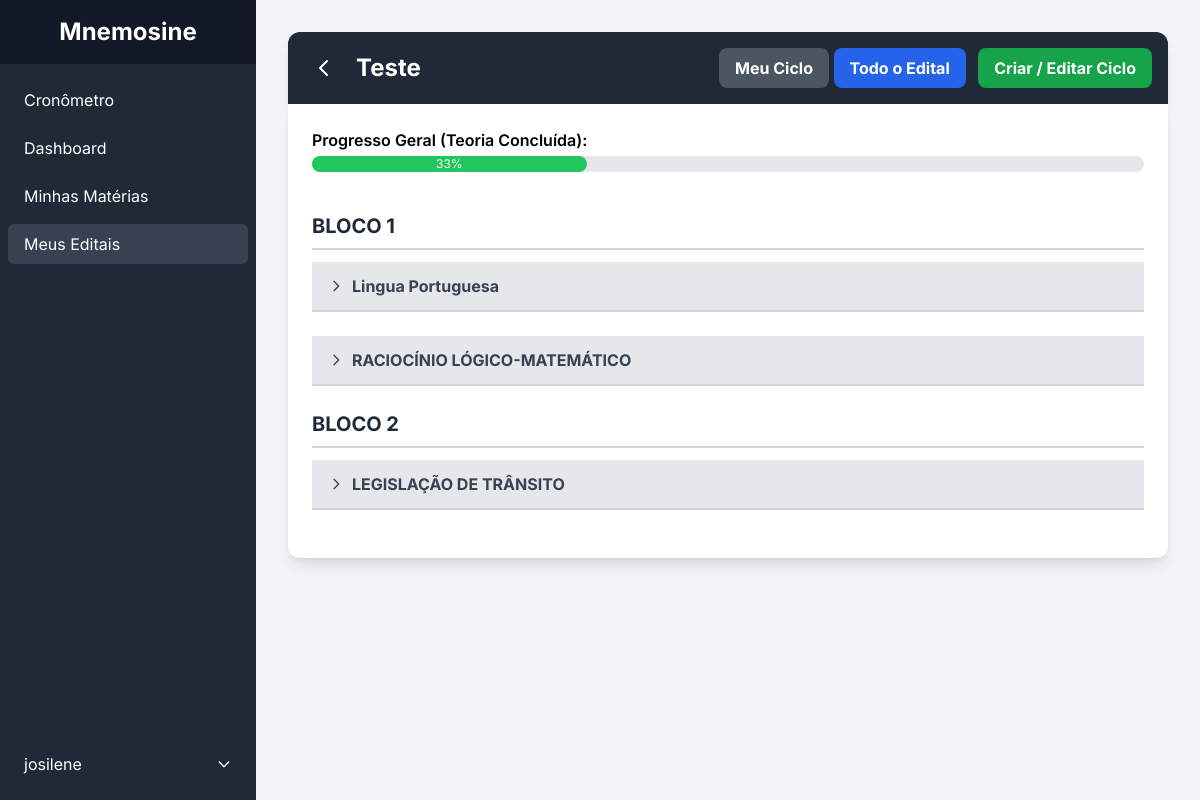
/edital/3/ (signed in), run on the app's committed database.
### edital/models.py (models this page shows, shortened)
class Edital(models.Model):
    usuario = models.ForeignKey(User, on_delete=models.CASCADE, related_name='editais')
    nome = models.CharField(max_length=200)
    conteudo_bruto = models.TextField(help_text="O texto completo colado pelo usuário para referência.")
    criado_em = models.DateTimeField(auto_now_add=True)

class Bloco(models.Model):
    edital = models.ForeignKey(Edital, on_delete=models.CASCADE, related_name='blocos')
    nome = models.CharField(max_length=100)
    ordem = models.PositiveIntegerField(default=0)
    class Meta:
        ordering = ['ordem']

class Materia(models.Model):
    bloco = models.ForeignKey(Bloco, on_delete=models.CASCADE, related_name='materias')
    nome = models.CharField(max_length=200)
    ordem = models.PositiveIntegerField(default=0)
    class Meta:
        ordering = ['ordem']

### edital/views.py (the view)
# urls.py: path('<int:edital_id>/', views.edital_detail_view, name='edital_detail'),
@login_required
def edital_detail_view(request, edital_id):
    edital = get_object_or_404(Edital, id=edital_id, usuario=request.user)
    ciclo, _ = Ciclo.objects.get_or_create(edital=edital, usuario=request.user)
    materias_do_ciclo = ciclo.materias.values_list('id', flat=True)
    progressos = Progresso.objects.filter(usuario=request.user, topico__materia__bloco__edital=edital)
    progresso_map = {p.topico.id: p for p in progressos}
    context = {
        'edital': edital,
        'materias_do_ciclo': list(materias_do_ciclo),
        'progresso_map': progresso_map
    }
    return render(request, 'edital/edital_detail.html', context)

### edital/templatetags/edital_extras.py (called while the page is built)
@register.filter
def get_item(dictionary, key):
    return dictionary.get(key)

### edital/templates/edital/edital_detail.html (shortened to what this page needs)
{% extends 'dashboard/base.html' %}
{% load static %}
{% load edital_extras %}
{% block content %}
<div class="p-4 sm:p-6 md:p-8">
    <header class="bg-gray-800 text-white p-4 rounded-t-xl flex justify-between items-center shadow-lg">
        <div class="flex items-center">
            <a href="{% url 'edital:edital_list' %}" class="text-white hover:bg-gray-700 p-2 rounded-full mr-3">
                <svg xmlns="http://www.w3.org/2000/svg" class="h-6 w-6" fill="none" viewBox="0 0 24 24" stroke="currentColor"><path stroke-linecap="round" stroke-linejoin="round" stroke-width="2" d="M15 19l-7-7 7-7" /></svg>
            </a>
            <h1 class="text-2xl font-bold">{{ edital.nome }}</h1>
        </div>
        <div>
            <button id="meu-ciclo-btn" class="bg-gray-600 hover:bg-gray-500 font-bold py-2 px-4 rounded-lg">Meu Ciclo</button>
            <button id="todo-edital-btn" class="bg-blue-600 hover:bg-blue-500 font-bold py-2 px-4 rounded-lg">Todo o Edital</button>
            <button id="open-cycle-modal-btn" class="bg-green-600 hover:bg-green-500 font-bold py-2 px-4 rounded-lg ml-2">Criar / Editar Ciclo</button>
        </div>
    </header>
    <main class="bg-white p-4 sm:p-6 rounded-b-xl shadow-lg">
        <div class="mb-4">
            <p class="font-semibold">Progresso Geral (Teoria Concluída):</p>
            <div class="w-full bg-gray-200 rounded-full h-4 mt-1">
                <div id="progress-bar" class="bg-green-500 h-4 rounded-full text-xs text-white text-center" style="width: 0%;">0%</div>
            </div>
        </div>
        <div id="edital-container" class="overflow-x-auto">
        {% for bloco in edital.blocos.all %}
            <h2 class="text-xl font-bold text-gray-800 mt-6 mb-3 pb-2 border-b-2 border-gray-300">{{ bloco.nome }}</h2>
            {% for materia in bloco.materias.all %}
            <div class="materia-container" data-materia-id="{{ materia.id }}">
                <table class="min-w-full bg-white mb-6">
                    <thead>
                        <tr class="bg-gray-200 border-b-2 border-gray-300">
                            <th colspan="7" class="px-4 py-3 text-left text-md font-bold text-gray-700 cursor-pointer materia-header">
                                <div class="flex items-center">
                                    <svg class="w-4 h-4 mr-2 arrow" xmlns="http://www.w3.org/2000/svg" fill="none" viewBox="0 0 24 24" stroke="currentColor"><path stroke-linecap="round" stroke-linejoin="round" stroke-width="2" d="M9 5l7 7-7 7" /></svg>
                                    {{ materia.nome }}
                                </div>
                            </th>
                        </tr>
                    </thead>
                </table>
            </div>
            {% endfor %}
        {% endfor %}
        </div>
    </main>
</div>
{% endblock %}

### dashboard/templates/dashboard/base.html (shortened to what this page needs)
<!DOCTYPE html>
<html lang="pt-BR">
<head>
    <script src="https://cdn.tailwindcss.com"></script>
</head>
<body class="bg-gray-100">
<div class="flex min-h-screen">
    {% if user.is_authenticated %}
    <div class="hidden md:flex flex-col w-64 bg-gray-800 text-white">
        <div class="flex items-center justify-center h-16 bg-gray-900">
            <h1 class="text-2xl font-bold">Mnemosine</h1>
        </div>
        <div class="flex flex-col flex-1 overflow-y-auto">
            <nav class="flex-1 px-2 py-4">
                <a href="{% url 'home' %}" class="flex items-center px-4 py-2 rounded-md hover:bg-gray-700 {% if request.resolver_match.url_name == 'home' %}bg-gray-700{% endif %}">
                    <span>Cronômetro</span>
                </a>
                <a href="{% url 'dashboard' %}" class="flex items-center px-4 py-2 mt-2 rounded-md hover:bg-gray-700 {% if request.resolver_match.url_name == 'dashboard' %}bg-gray-700{% endif %}">
                    <span>Dashboard</span>
                </a>
                <a href="{% url 'listar_materias' %}" class="flex items-center px-4 py-2 mt-2 rounded-md hover:bg-gray-700 {% if request.resolver_match.url_name == 'listar_materias' %}bg-gray-700{% endif %}">
                    <span>Minhas Matérias</span>
                </a>
                <a href="{% url 'edital:edital_list' %}" class="flex items-center px-4 py-2 mt-2 rounded-md hover:bg-gray-700 {% if 'edital' in request.resolver_match.app_names %}bg-gray-700{% endif %}">
                    <span>Meus Editais</span>
                </a>
            </nav>
        </div>
         <div class="px-2 py-4" x-data="{ open: false }">
            <div @click="open = !open" class="cursor-pointer flex items-center justify-between px-4 py-2 rounded-md hover:bg-gray-700">
                <span>{{ user.username }}</span>
                <svg class="h-4 w-4" :class="{'rotate-180': open}" fill="none" viewBox="0 0 24 24" stroke="currentColor"><path stroke-linecap="round" stroke-linejoin="round" stroke-width="2" d="M19 9l-7 7-7-7" /></svg>
            </div>
        </div>
    </div>
    {% endif %}
    <main class="flex-1">
        {% block content %}{% endblock %}
    </main>
</div>
</body>
</html>

### dashboard/templates/dashboard/base.html (style rules this page uses)
body { font-family: 'Inter', sans-serif; }

### data on the page
Edital: nome "Teste"
Bloco: nome "BLOCO 1"
Materia: nome "Lingua Portuguesa"
Materia: nome "RACIOCÍNIO LÓGICO-MATEMÁTICO"
Bloco: nome "BLOCO 2"
Materia: nome "LEGISLAÇÃO DE TRÂNSITO"

### other printed values
{{ user.username }} "josilene"
